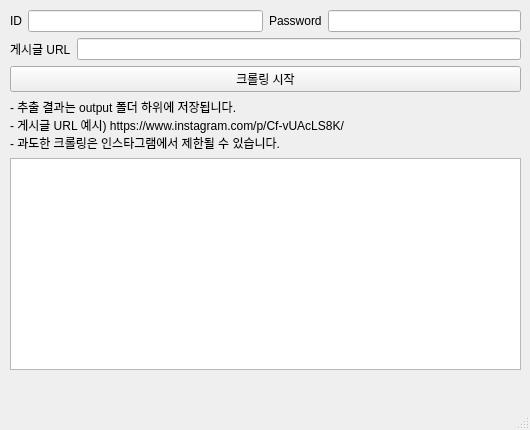
<?xml version="1.0" encoding="UTF-8"?>
<ui version="4.0">
 <class>InstagramCrawler</class>
 <widget class="QMainWindow" name="InstagramCrawler">
  <property name="geometry">
   <rect>
    <x>0</x>
    <y>0</y>
    <width>530</width>
    <height>430</height>
   </rect>
  </property>
  <property name="windowTitle">
   <string>InstagramCrawler</string>
  </property>
  <property name="documentMode">
   <bool>false</bool>
  </property>
  <widget class="QWidget" name="centralwidget">
   <widget class="QWidget" name="layoutWidget">
    <property name="geometry">
     <rect>
      <x>10</x>
      <y>10</y>
      <width>511</width>
      <height>360</height>
     </rect>
    </property>
    <layout class="QVBoxLayout" name="verticalLayout">
     <item>
      <layout class="QHBoxLayout" name="horizontalLayout_4">
       <item>
        <layout class="QHBoxLayout" name="horizontalLayout">
         <item>
          <widget class="QLabel" name="label_id">
           <property name="text">
            <string>ID</string>
           </property>
          </widget>
         </item>
         <item>
          <widget class="QLineEdit" name="edit_id"/>
         </item>
        </layout>
       </item>
       <item>
        <layout class="QHBoxLayout" name="horizontalLayout_2">
         <item>
          <widget class="QLabel" name="label_pw">
           <property name="text">
            <string>Password</string>
           </property>
          </widget>
         </item>
         <item>
          <widget class="QLineEdit" name="edit_pw">
           <property name="echoMode">
            <enum>QLineEdit::Normal</enum>
           </property>
          </widget>
         </item>
        </layout>
       </item>
      </layout>
     </item>
     <item>
      <layout class="QHBoxLayout" name="horizontalLayout_3">
       <item>
        <widget class="QLabel" name="label_url">
         <property name="text">
          <string>게시글 URL</string>
         </property>
        </widget>
       </item>
       <item>
        <widget class="QLineEdit" name="edit_url"/>
       </item>
      </layout>
     </item>
     <item>
      <widget class="QPushButton" name="btn_start">
       <property name="text">
        <string>크롤링 시작</string>
       </property>
      </widget>
     </item>
     <item>
      <widget class="QLabel" name="label">
       <property name="text">
        <string>- 추출 결과는 output 폴더 하위에 저장됩니다.
- 게시글 URL 예시) https://www.instagram.com/p/Cf-vUAcLS8K/
- 과도한 크롤링은 인스타그램에서 제한될 수 있습니다.</string>
       </property>
       <property name="wordWrap">
        <bool>true</bool>
       </property>
      </widget>
     </item>
     <item>
      <widget class="QTextBrowser" name="logBrowser"/>
     </item>
    </layout>
   </widget>
  </widget>
  <widget class="QMenuBar" name="menubar">
   <property name="geometry">
    <rect>
     <x>0</x>
     <y>0</y>
     <width>530</width>
     <height>24</height>
    </rect>
   </property>
  </widget>
  <widget class="QStatusBar" name="statusbar"/>
 </widget>
 <resources/>
 <connections/>
</ui>
